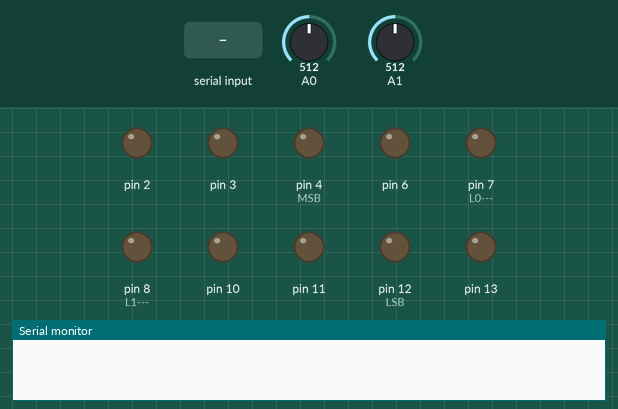
The sketch below on a simulated Arduino Uno, built with avr-gcc and run on an emulated ATmega328P. On the bench: output pins drawn as LEDs (lit = HIGH), the last lines printed to the serial monitor. The inputs (shaded band) are chosen by the test bench; at power-on: A1 = 512, A0 = 512. Pins used as bus, display or sensor lines are not drawn.

Above: at 1.2 s.
1.3 s: "VOUT2 \n" received over Serial
At 2.2 s:
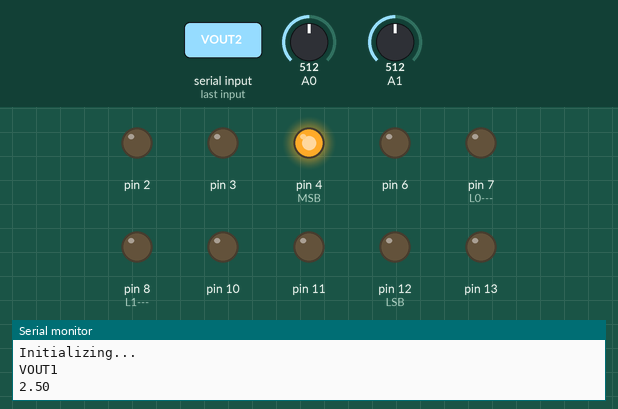
At 2.7 s:
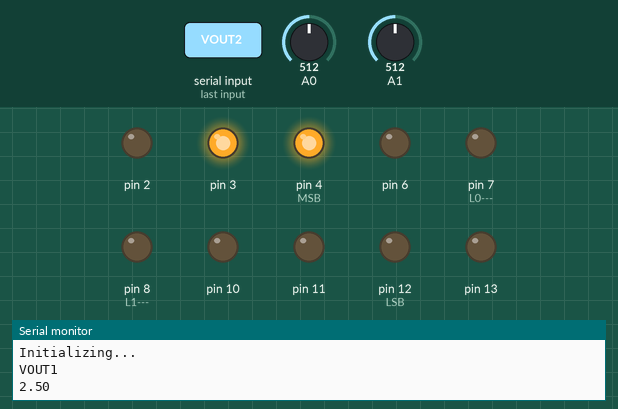
4.3 s: A1 set to 892
7.3 s: A1 set to 910
At 10.7 s:
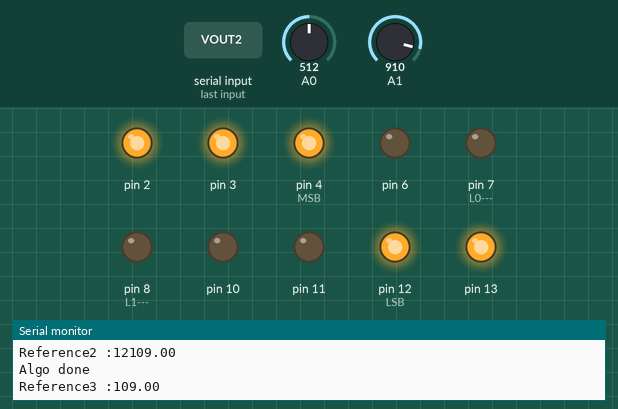
Timing chart, 0 to 15.0 s (numbered marks = the images above; inputs shaded):
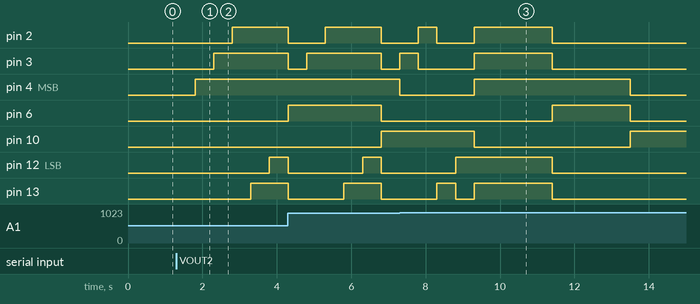

The sketch:

pwm_sar_10_dutycycle.ino
```cpp
//sar as it is
//with serial input
//duty cycle 10% at starting
//reads 3 times after delay_time
//no scaling factor
//software rest enabled
//working with resistors/biochips
//new board with modified circuitry
//displays resistance
//capable of working with both the apps

#define NOP __asm__ __volatile__("nop\n\t");

int delay_time = 4;   //4ms
int switch_time = 2000;   //2sec

float data1=0,data2=0;
float Vin= 5;
float vout1=0;

float Rsen1= 0;
float Rsen2= 0;
float Rsen3= 0;
float Rref_arr[5] = {12000.0, 5751.0, 1493.00, 548.0, 219};

float Rref=0,temp1=0,temp2=0;
float Rref1=0;
float Rref2=0;
float Rref3=0;

int d[]={0,0,0,0,0}, pin_select[5]={};
int store_mat[5][5]={};
int ref1_pins[5] = {};
int ref2_pins[5] = {};
int ref3_pins[5] = {};

float vout1_ramp[10]={};
float vout2_ramp[10]={};

bool flag = true;
int check_bit=0,counter=0,ch=0;


void setup()
{
 //sensor pins
  pinMode(6,OUTPUT);
  pinMode(10,OUTPUT);
  pinMode(11,OUTPUT);
  //switch pins
  pinMode(2,OUTPUT);
  pinMode(3,OUTPUT);
  pinMode(4,OUTPUT);  //MSB
  pinMode(12,OUTPUT); //LSB
  pinMode(13,OUTPUT);
  //SnH pins
  pinMode(7,OUTPUT);    //L0--->ADC1-->A0
  pinMode(8,OUTPUT);    //L1--->ADC2-->A1
  //clock pins
  pinMode(9,OUTPUT);    //CLK
  pinMode(5,OUTPUT);    //CLKB


  //analogReference(EXTERNAL);
  Serial.begin(9600);
  //10% duty cycle
  analogWrite(5, 25);


}

void(* resetFunc) (void) = 0; //declare reset function @ address 0

void loop()
{
   if(Serial.available())
   {
      while(flag==true)
      {
        digitalWrite(9,LOW);    //CLK

        digitalWrite(7,LOW);   //sample the value for adc1
        digitalWrite(8,LOW);   //sample the value for adc2
        delay(500);

        data1 = analogRead(A0);

        vout1 = (data1*Vin)/1023.0;
        Serial.println("Initializing... ");
        Serial.println("VOUT1 ");
        Serial.println(vout1);

        //First Sensor selection
        digitalWrite(11,LOW);
        digitalWrite(10,LOW);
        digitalWrite(6,LOW);      //LSB for MC

        ch=0;
        Rref1 = reference_calculation(ch);
        Serial.print("Reference1 :");
        Serial.println(Rref1);

        //Second Sensor selection
        digitalWrite(11,LOW);
        digitalWrite(10,LOW);
        digitalWrite(6,HIGH);      //LSB for MC

        ch=1;
        Rref2 = reference_calculation(ch);
        Serial.print("Reference2 :");
        Serial.println(Rref2);

        //Third Sensor selection
        digitalWrite(11,LOW);
        digitalWrite(10,HIGH);
        digitalWrite(6,LOW);      //LSB for MC

        ch=2;
        Rref3 = reference_calculation(ch);
        Serial.print("Reference3 :");
        Serial.println(Rref3);

        ch=0;
        digitalWrite(11,LOW);
        digitalWrite(10,LOW);
        digitalWrite(6,LOW);      //LSB for MC
        pinset(ref1_pins);
        delay(switch_time);
        flag = false;
     }

   for(int ch=0;ch<3;ch++)
   {
    int i=0;

     //10% duty cycle    -->0.5V
     analogWrite(5, 25);

     delay(delay_time);
     data1 = analogRead(A0);
     data2= analogRead(A1);
     vout1_ramp[i] = (data1*Vin)/1023.0;
     vout2_ramp[i]=(data2*Vin)/1023.0;
     i++;

     //10% duty cycle    -->0.5V
     analogWrite(5, 25);

     delay(delay_time);
     data1 = analogRead(A0);
     data2= analogRead(A1);
     vout1_ramp[i] = (data1*Vin)/1023.0;
     vout2_ramp[i]=(data2*Vin)/1023.0;
     i++;

     //10% duty cycle    -->0.5V
     analogWrite(5, 25);

     delay(delay_time);
     data1 = analogRead(A0);
     data2= analogRead(A1);
     vout1_ramp[i] = (data1*Vin)/1023.0;
     vout2_ramp[i]=(data2*Vin)/1023.0;
     i++;

       if(ch==0)
       {
        Serial.println("V1           V2          R");
          float Rsen_arr[5]={};
          float sum=0;
          for(int a=0;a<3;a++)
          {
            Serial.print(vout1_ramp[a]);
            Serial.print("        ");
            Serial.print(vout2_ramp[a]);
            Serial.print("        ");
            Rsen_arr[a]= Rref1*((vout1_ramp[a])/(vout2_ramp[a]-vout1_ramp[a]));
            Serial.println(Rsen_arr[a]);
            sum+=Rsen_arr[a];
          }
          Rsen1= sum/3.0;
          Serial.print("S1 = ");
          Serial.println(Rsen1);
          digitalWrite(11,LOW);
          digitalWrite(10,LOW);
          digitalWrite(6,HIGH);      //LSB for MC
          pinset(ref2_pins);
          delay(switch_time);
       }
       if(ch==1)
       {
        Serial.println("V1           V2          R");
          float Rsen_arr[5]={};
          float sum=0;
          for(int a=0;a<3;a++)
          {
            Serial.print(vout1_ramp[a]);
            Serial.print("        ");
            Serial.print(vout2_ramp[a]);
            Serial.print("        ");
            Rsen_arr[a]= Rref2*((vout1_ramp[a])/(vout2_ramp[a]-vout1_ramp[a]));
            Serial.println(Rsen_arr[a]);
            sum+=Rsen_arr[a];
          }
          Rsen2= sum/3.0;
          Serial.print("S2 = ");
          Serial.println(Rsen2);
          digitalWrite(11,LOW);
          digitalWrite(10,HIGH);
          digitalWrite(6,LOW);      //LSB for MC
          pinset(ref3_pins);
          delay(switch_time);

       }
       if(ch==2)
       {
        Serial.println("V1           V2          R");
        float Rsen_arr[5]={};
        float sum=0;
        for(int a=0;a<3;a++)
        {
          Serial.print(vout1_ramp[a]);
          Serial.print("        ");
          Serial.print(vout2_ramp[a]);
          Serial.print("        ");
          Rsen_arr[a]= Rref3*((vout1_ramp[a])/(vout2_ramp[a]-vout1_ramp[a]));
          Serial.println(Rsen_arr[a]);
          sum+=Rsen_arr[a];
        }
        Rsen3= sum/3.0;
        Serial.print("S3 = ");
        Serial.println(Rsen3);

        //do reset
        Serial.println("RESET DONE");
        delay(1000);
        resetFunc();
        Serial.println("Never should be printed");
        delay(1000);
       }
    }
   }
}

float reference_calculation(int ch)
{
  float vout2=0;
  float vol_array[5]={};
  int count=0;
  int j=0;

  for(int i=0; i<5; i++)
  {
    d[i]=1;
    pinset(d);
    delay(500);
    digitalWrite(8,LOW);   //sample the value for adc2
    data2 = analogRead(A1);

    vout2 = (data2*Vin)/1023.0;
//    Serial.print("VOUT2 ");
//    Serial.println(vout2);

      if(vout2>4.4)
      {
        d[i]=0;
        pinset(d);
      }
      else
      {
        vol_array[j]=vout2;
        store_array(d,count);
        count++;
        j++;
      }
  }
  //Serial.println(" SAR done");

  //find best Refernce corresponding to highest voltage

  float maxm = vol_array[0];
  int index =0;
  for(int j=1;j<count;j++)
   {
    if (vol_array[j]>maxm )
    {
      maxm = vol_array[j];
      index = j;
    }

   }
   Serial.println("Algo done");
   temp2=maxm;
   for(int a=0;a<5;a++)
   {
    pin_select[a]=store_mat[index][a];
   }

   if(ch==0)
   {
     for(int a=0;a<5;a++)
     {
      ref1_pins[a]=pin_select[a];
     }
   }
   if(ch==1)
   {
    for(int a=0;a<5;a++)
     {
      ref2_pins[a]=pin_select[a];
     }
   }
   if(ch==2)
   {
    for(int a=0;a<5;a++)
     {
      ref3_pins[a]=pin_select[a];
     }
   }
   Rref = res_calc(pin_select);

   memset(d,0,sizeof(d));

//   Serial.println("D array after loop");
//   for(int k=0;k<5;k++)
//    {
//      Serial.print(d[k]);
//    }
   memset(pin_select,0,sizeof(pin_select));
   memset(store_mat,0,sizeof(store_mat));
   memset(vol_array,0,sizeof(vol_array));


   return(Rref);

}

void store_array(int d[],int c)
{
  for(int i=0;i<5;i++)
  {
    store_mat[c][i]=d[i];
  }
}


void pinset(int d[])
{
    digitalWrite(12, d[4]);    //LSB -->DO
    digitalWrite(13, d[3]);     //D1
    digitalWrite(2, d[2]);      //D2
    digitalWrite(3, d[1]);      //D3
    digitalWrite(4,d[0]);       //D4

}

float res_calc(int pin_select[])
{
  float temp=0;
  for(int k=0;k<5;k++)
  {
    if(pin_select[k]==1)
    {
      temp+= Rref_arr[k];
    }
  }
  temp=temp+109.0;
  return(temp);
}
```

Measured:
- the behaviour switches between 900 and 901 on A1 (found by bisection; images 2 and 3)
- after the input at 1.3 s, pin 2: LOW → HIGH after 1.5 s; pin 3: LOW → HIGH after 1.0 s; pin 4 (MSB): LOW → HIGH after 0.50 s; pin 12 (LSB): LOW → HIGH after 2.5 s; pin 13: LOW → HIGH after 2.0 s
- after the input at 7.3 s, pin 4 (MSB): HIGH → LOW at once, → HIGH 2.0 s later, → LOW 4.2 s later
